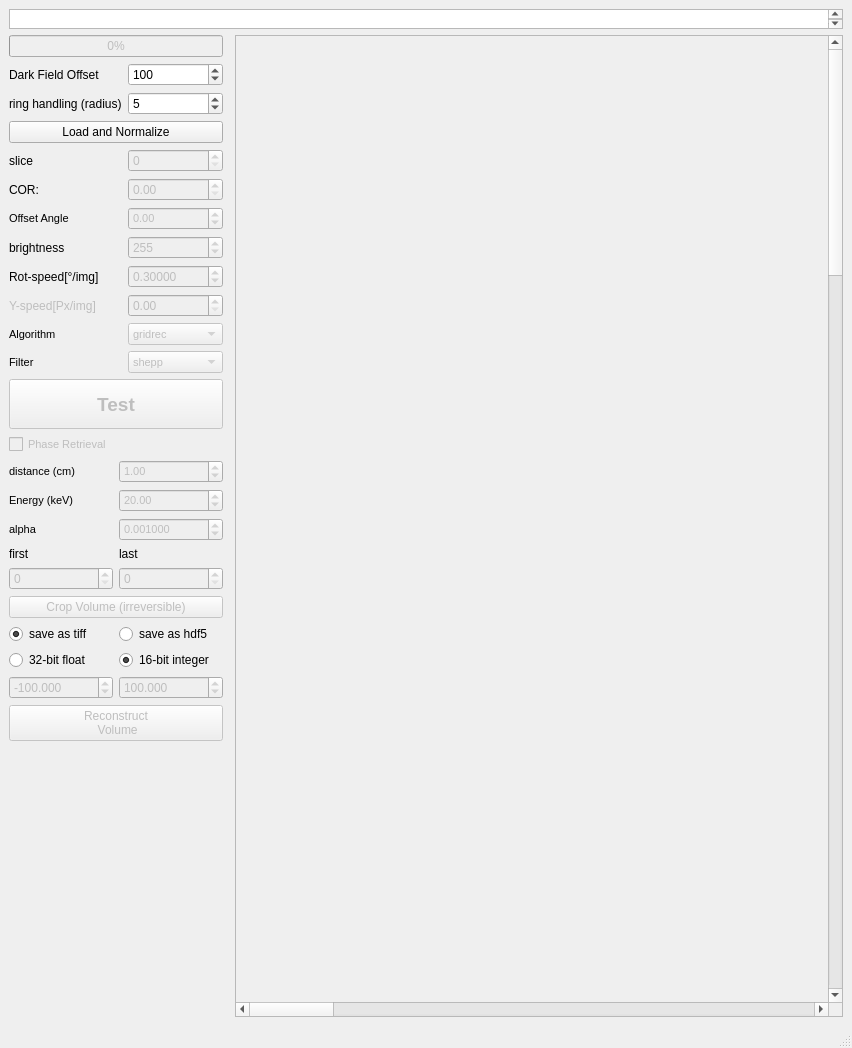
<?xml version="1.0" encoding="UTF-8"?>
<ui version="4.0">
 <class>MainWindow</class>
 <widget class="QMainWindow" name="MainWindow">
  <property name="geometry">
   <rect>
    <x>0</x>
    <y>0</y>
    <width>852</width>
    <height>848</height>
   </rect>
  </property>
  <property name="windowTitle">
   <string>MainWindow</string>
  </property>
  <widget class="QWidget" name="centralwidget">
   <layout class="QGridLayout" name="gridLayout">
    <item row="0" column="0" colspan="4">
     <widget class="QTextBrowser" name="Sample">
      <property name="maximumSize">
       <size>
        <width>16777215</width>
        <height>20</height>
       </size>
      </property>
     </widget>
    </item>
    <item row="1" column="0" colspan="2">
     <layout class="QVBoxLayout" name="verticalLayout">
      <item>
       <widget class="QProgressBar" name="progressBar">
        <property name="enabled">
         <bool>false</bool>
        </property>
        <property name="value">
         <number>0</number>
        </property>
       </widget>
      </item>
      <item>
       <layout class="QGridLayout" name="gridLayout_3">
        <item row="3" column="1">
         <widget class="QSpinBox" name="slice_number">
          <property name="enabled">
           <bool>false</bool>
          </property>
          <property name="maximum">
           <number>5000</number>
          </property>
          <property name="value">
           <number>0</number>
          </property>
         </widget>
        </item>
        <item row="5" column="0">
         <widget class="QLabel" name="label_9">
          <property name="font">
           <font>
            <pointsize>8</pointsize>
            <weight>50</weight>
            <bold>false</bold>
           </font>
          </property>
          <property name="text">
           <string>Offset Angle</string>
          </property>
         </widget>
        </item>
        <item row="10" column="0">
         <widget class="QLabel" name="label_16">
          <property name="font">
           <font>
            <pointsize>8</pointsize>
            <weight>50</weight>
            <bold>false</bold>
           </font>
          </property>
          <property name="text">
           <string>Filter</string>
          </property>
         </widget>
        </item>
        <item row="4" column="1">
         <widget class="QDoubleSpinBox" name="COR">
          <property name="enabled">
           <bool>false</bool>
          </property>
          <property name="font">
           <font>
            <weight>50</weight>
            <bold>false</bold>
           </font>
          </property>
          <property name="maximum">
           <double>5000.000000000000000</double>
          </property>
          <property name="singleStep">
           <double>0.250000000000000</double>
          </property>
          <property name="value">
           <double>0.000000000000000</double>
          </property>
         </widget>
        </item>
        <item row="0" column="0">
         <widget class="QLabel" name="label_10">
          <property name="text">
           <string>Dark Field Offset</string>
          </property>
         </widget>
        </item>
        <item row="5" column="1">
         <widget class="QDoubleSpinBox" name="Offset_Angle">
          <property name="enabled">
           <bool>false</bool>
          </property>
          <property name="font">
           <font>
            <pointsize>8</pointsize>
            <weight>50</weight>
            <bold>false</bold>
           </font>
          </property>
          <property name="alignment">
           <set>Qt::AlignLeading|Qt::AlignLeft|Qt::AlignVCenter</set>
          </property>
          <property name="minimum">
           <double>-360.000000000000000</double>
          </property>
          <property name="maximum">
           <double>360.000000000000000</double>
          </property>
         </widget>
        </item>
        <item row="9" column="0">
         <widget class="QLabel" name="label_15">
          <property name="font">
           <font>
            <pointsize>8</pointsize>
            <weight>50</weight>
            <bold>false</bold>
           </font>
          </property>
          <property name="text">
           <string>Algorithm</string>
          </property>
         </widget>
        </item>
        <item row="3" column="0">
         <widget class="QLabel" name="label_2">
          <property name="text">
           <string>slice</string>
          </property>
         </widget>
        </item>
        <item row="6" column="0">
         <widget class="QLabel" name="label_7">
          <property name="text">
           <string>brightness</string>
          </property>
         </widget>
        </item>
        <item row="4" column="0">
         <widget class="QLabel" name="label_3">
          <property name="text">
           <string>COR:</string>
          </property>
         </widget>
        </item>
        <item row="0" column="1">
         <widget class="QSpinBox" name="spinBox_DF">
          <property name="maximum">
           <number>65535</number>
          </property>
          <property name="value">
           <number>100</number>
          </property>
         </widget>
        </item>
        <item row="10" column="1">
         <widget class="QComboBox" name="filter_list">
          <property name="enabled">
           <bool>false</bool>
          </property>
          <property name="font">
           <font>
            <pointsize>8</pointsize>
            <weight>50</weight>
            <bold>false</bold>
           </font>
          </property>
          <item>
           <property name="text">
            <string>shepp</string>
           </property>
          </item>
          <item>
           <property name="text">
            <string>ramlak</string>
           </property>
          </item>
          <item>
           <property name="text">
            <string>hann</string>
           </property>
          </item>
          <item>
           <property name="text">
            <string>hamming</string>
           </property>
          </item>
          <item>
           <property name="text">
            <string>parzen</string>
           </property>
          </item>
          <item>
           <property name="text">
            <string>butterworth</string>
           </property>
          </item>
          <item>
           <property name="text">
            <string>cosine</string>
           </property>
          </item>
          <item>
           <property name="text">
            <string>none</string>
           </property>
          </item>
         </widget>
        </item>
        <item row="2" column="0" colspan="2">
         <widget class="QPushButton" name="pushLoad">
          <property name="text">
           <string>Load and Normalize</string>
          </property>
         </widget>
        </item>
        <item row="7" column="1">
         <widget class="QDoubleSpinBox" name="speed_W">
          <property name="enabled">
           <bool>false</bool>
          </property>
          <property name="decimals">
           <number>5</number>
          </property>
          <property name="singleStep">
           <double>0.000100000000000</double>
          </property>
          <property name="value">
           <double>0.300000000000000</double>
          </property>
         </widget>
        </item>
        <item row="6" column="1">
         <widget class="QSpinBox" name="brightness">
          <property name="enabled">
           <bool>false</bool>
          </property>
          <property name="maximum">
           <number>640000</number>
          </property>
          <property name="value">
           <number>255</number>
          </property>
         </widget>
        </item>
        <item row="9" column="1">
         <widget class="QComboBox" name="algorithm_list">
          <property name="enabled">
           <bool>false</bool>
          </property>
          <property name="font">
           <font>
            <pointsize>8</pointsize>
            <weight>50</weight>
            <bold>false</bold>
           </font>
          </property>
          <item>
           <property name="text">
            <string>gridrec</string>
           </property>
          </item>
          <item>
           <property name="text">
            <string>FBP_CUDA</string>
           </property>
          </item>
          <item>
           <property name="text">
            <string>art</string>
           </property>
          </item>
          <item>
           <property name="text">
            <string>bart</string>
           </property>
          </item>
          <item>
           <property name="text">
            <string>fbp</string>
           </property>
          </item>
          <item>
           <property name="text">
            <string>sirt</string>
           </property>
          </item>
          <item>
           <property name="text">
            <string>tv</string>
           </property>
          </item>
          <item>
           <property name="text">
            <string>grad</string>
           </property>
          </item>
          <item>
           <property name="text">
            <string>mlem</string>
           </property>
          </item>
          <item>
           <property name="text">
            <string>tikh</string>
           </property>
          </item>
          <item>
           <property name="text">
            <string>osem</string>
           </property>
          </item>
          <item>
           <property name="text">
            <string>pml_hybrid</string>
           </property>
          </item>
          <item>
           <property name="text">
            <string>pml_quad</string>
           </property>
          </item>
          <item>
           <property name="text">
            <string>ospml_hybrid</string>
           </property>
          </item>
          <item>
           <property name="text">
            <string>ospml_quad</string>
           </property>
          </item>
         </widget>
        </item>
        <item row="8" column="0">
         <widget class="QLabel" name="label_4">
          <property name="enabled">
           <bool>false</bool>
          </property>
          <property name="text">
           <string>Y-speed[Px/img]</string>
          </property>
         </widget>
        </item>
        <item row="8" column="1">
         <widget class="QDoubleSpinBox" name="speed_Y">
          <property name="enabled">
           <bool>false</bool>
          </property>
         </widget>
        </item>
        <item row="7" column="0">
         <widget class="QLabel" name="label">
          <property name="text">
           <string>Rot-speed[°/img]</string>
          </property>
         </widget>
        </item>
        <item row="1" column="0">
         <widget class="QLabel" name="label_8">
          <property name="text">
           <string>ring handling (radius)</string>
          </property>
         </widget>
        </item>
        <item row="1" column="1">
         <widget class="QSpinBox" name="spinBox_ringradius">
          <property name="enabled">
           <bool>true</bool>
          </property>
          <property name="maximum">
           <number>65535</number>
          </property>
          <property name="value">
           <number>5</number>
          </property>
         </widget>
        </item>
       </layout>
      </item>
      <item>
       <widget class="QPushButton" name="pushReconstruct">
        <property name="enabled">
         <bool>false</bool>
        </property>
        <property name="minimumSize">
         <size>
          <width>0</width>
          <height>50</height>
         </size>
        </property>
        <property name="font">
         <font>
          <pointsize>14</pointsize>
          <weight>75</weight>
          <bold>true</bold>
         </font>
        </property>
        <property name="text">
         <string>Test</string>
        </property>
       </widget>
      </item>
      <item>
       <layout class="QGridLayout" name="gridLayout_8">
        <item row="2" column="0">
         <widget class="QLabel" name="label_Energy_2">
          <property name="enabled">
           <bool>true</bool>
          </property>
          <property name="font">
           <font>
            <pointsize>8</pointsize>
            <weight>50</weight>
            <bold>false</bold>
           </font>
          </property>
          <property name="text">
           <string>Energy (keV)</string>
          </property>
         </widget>
        </item>
        <item row="3" column="1">
         <widget class="QDoubleSpinBox" name="doubleSpinBox_alpha_2">
          <property name="enabled">
           <bool>false</bool>
          </property>
          <property name="font">
           <font>
            <pointsize>8</pointsize>
            <weight>50</weight>
            <bold>false</bold>
           </font>
          </property>
          <property name="decimals">
           <number>6</number>
          </property>
          <property name="singleStep">
           <double>0.000100000000000</double>
          </property>
          <property name="value">
           <double>0.001000000000000</double>
          </property>
         </widget>
        </item>
        <item row="0" column="0" colspan="2">
         <widget class="QCheckBox" name="checkBox_phase_2">
          <property name="enabled">
           <bool>false</bool>
          </property>
          <property name="font">
           <font>
            <pointsize>8</pointsize>
            <weight>50</weight>
            <bold>false</bold>
           </font>
          </property>
          <property name="text">
           <string>Phase Retrieval</string>
          </property>
         </widget>
        </item>
        <item row="3" column="0">
         <widget class="QLabel" name="label_alpha_2">
          <property name="enabled">
           <bool>true</bool>
          </property>
          <property name="font">
           <font>
            <pointsize>8</pointsize>
            <weight>50</weight>
            <bold>false</bold>
           </font>
          </property>
          <property name="text">
           <string>alpha</string>
          </property>
         </widget>
        </item>
        <item row="2" column="1">
         <widget class="QDoubleSpinBox" name="doubleSpinBox_Energy_2">
          <property name="enabled">
           <bool>false</bool>
          </property>
          <property name="font">
           <font>
            <pointsize>8</pointsize>
            <weight>50</weight>
            <bold>false</bold>
           </font>
          </property>
          <property name="minimum">
           <double>1.000000000000000</double>
          </property>
          <property name="maximum">
           <double>100.000000000000000</double>
          </property>
          <property name="value">
           <double>20.000000000000000</double>
          </property>
         </widget>
        </item>
        <item row="1" column="0">
         <widget class="QLabel" name="label_distance_2">
          <property name="enabled">
           <bool>true</bool>
          </property>
          <property name="font">
           <font>
            <pointsize>8</pointsize>
            <weight>50</weight>
            <bold>false</bold>
           </font>
          </property>
          <property name="text">
           <string>distance (cm)</string>
          </property>
         </widget>
        </item>
        <item row="1" column="1">
         <widget class="QDoubleSpinBox" name="doubleSpinBox_distance_2">
          <property name="enabled">
           <bool>false</bool>
          </property>
          <property name="font">
           <font>
            <pointsize>8</pointsize>
            <weight>50</weight>
            <bold>false</bold>
           </font>
          </property>
          <property name="maximum">
           <double>5000.000000000000000</double>
          </property>
          <property name="value">
           <double>1.000000000000000</double>
          </property>
         </widget>
        </item>
       </layout>
      </item>
     </layout>
    </item>
    <item row="2" column="0" colspan="2">
     <layout class="QGridLayout" name="gridLayout_5">
      <item row="1" column="0">
       <widget class="QSpinBox" name="spinBox_first">
        <property name="enabled">
         <bool>false</bool>
        </property>
        <property name="maximum">
         <number>999999</number>
        </property>
       </widget>
      </item>
      <item row="1" column="1">
       <widget class="QSpinBox" name="spinBox_last">
        <property name="enabled">
         <bool>false</bool>
        </property>
        <property name="maximum">
         <number>999999</number>
        </property>
       </widget>
      </item>
      <item row="0" column="0">
       <widget class="QLabel" name="label_5">
        <property name="text">
         <string>first</string>
        </property>
       </widget>
      </item>
      <item row="0" column="1">
       <widget class="QLabel" name="label_6">
        <property name="text">
         <string>last</string>
        </property>
       </widget>
      </item>
      <item row="2" column="0" colspan="2">
       <widget class="QPushButton" name="push_Crop_volume">
        <property name="enabled">
         <bool>false</bool>
        </property>
        <property name="text">
         <string>Crop Volume (irreversible)</string>
        </property>
       </widget>
      </item>
     </layout>
    </item>
    <item row="1" column="3" rowspan="49">
     <widget class="QScrollArea" name="scrollArea_3">
      <property name="enabled">
       <bool>true</bool>
      </property>
      <property name="sizePolicy">
       <sizepolicy hsizetype="Expanding" vsizetype="Expanding">
        <horstretch>0</horstretch>
        <verstretch>0</verstretch>
       </sizepolicy>
      </property>
      <property name="mouseTracking">
       <bool>true</bool>
      </property>
      <property name="layoutDirection">
       <enum>Qt::LeftToRight</enum>
      </property>
      <property name="autoFillBackground">
       <bool>false</bool>
      </property>
      <property name="verticalScrollBarPolicy">
       <enum>Qt::ScrollBarAlwaysOn</enum>
      </property>
      <property name="horizontalScrollBarPolicy">
       <enum>Qt::ScrollBarAlwaysOn</enum>
      </property>
      <property name="sizeAdjustPolicy">
       <enum>QAbstractScrollArea::AdjustIgnored</enum>
      </property>
      <property name="widgetResizable">
       <bool>true</bool>
      </property>
      <property name="alignment">
       <set>Qt::AlignCenter</set>
      </property>
      <widget class="QWidget" name="scrollAreaWidgetContents_3">
       <property name="geometry">
        <rect>
         <x>-1856</x>
         <y>-50</y>
         <width>4022</width>
         <height>4022</height>
        </rect>
       </property>
       <layout class="QGridLayout" name="gridLayout_10">
        <item row="0" column="1">
         <widget class="QLabel" name="test_reco">
          <property name="sizePolicy">
           <sizepolicy hsizetype="MinimumExpanding" vsizetype="MinimumExpanding">
            <horstretch>0</horstretch>
            <verstretch>0</verstretch>
           </sizepolicy>
          </property>
          <property name="minimumSize">
           <size>
            <width>4000</width>
            <height>4000</height>
           </size>
          </property>
          <property name="maximumSize">
           <size>
            <width>5000</width>
            <height>5000</height>
           </size>
          </property>
          <property name="text">
           <string>test_reco</string>
          </property>
          <property name="alignment">
           <set>Qt::AlignCenter</set>
          </property>
         </widget>
        </item>
       </layout>
      </widget>
     </widget>
    </item>
    <item row="3" column="0" colspan="2">
     <layout class="QGridLayout" name="gridLayout_6">
      <item row="1" column="1">
       <widget class="QRadioButton" name="radioButton_16bit_integer">
        <property name="text">
         <string>16-bit integer</string>
        </property>
        <property name="checked">
         <bool>true</bool>
        </property>
        <attribute name="buttonGroup">
         <string notr="true">buttonGroup16_32bit</string>
        </attribute>
       </widget>
      </item>
      <item row="1" column="0">
       <widget class="QRadioButton" name="radioButton_32bit_float">
        <property name="text">
         <string>32-bit float</string>
        </property>
        <attribute name="buttonGroup">
         <string notr="true">buttonGroup16_32bit</string>
        </attribute>
       </widget>
      </item>
      <item row="2" column="1">
       <widget class="QDoubleSpinBox" name="int_high">
        <property name="enabled">
         <bool>false</bool>
        </property>
        <property name="decimals">
         <number>3</number>
        </property>
        <property name="minimum">
         <double>-65535.000000000000000</double>
        </property>
        <property name="maximum">
         <double>65535.000000000000000</double>
        </property>
        <property name="value">
         <double>100.000000000000000</double>
        </property>
       </widget>
      </item>
      <item row="0" column="0">
       <widget class="QRadioButton" name="save_tiff">
        <property name="text">
         <string>save as tiff</string>
        </property>
        <property name="checked">
         <bool>true</bool>
        </property>
        <attribute name="buttonGroup">
         <string notr="true">save_tif_hdf5</string>
        </attribute>
       </widget>
      </item>
      <item row="2" column="0">
       <widget class="QDoubleSpinBox" name="int_low">
        <property name="enabled">
         <bool>false</bool>
        </property>
        <property name="decimals">
         <number>3</number>
        </property>
        <property name="minimum">
         <double>-65535.000000000000000</double>
        </property>
        <property name="maximum">
         <double>65535.000000000000000</double>
        </property>
        <property name="value">
         <double>-100.000000000000000</double>
        </property>
       </widget>
      </item>
      <item row="3" column="0" colspan="2">
       <widget class="QPushButton" name="pushReconstruct_all">
        <property name="enabled">
         <bool>false</bool>
        </property>
        <property name="text">
         <string>Reconstruct
 Volume</string>
        </property>
       </widget>
      </item>
      <item row="0" column="1">
       <widget class="QRadioButton" name="save_hdf5">
        <property name="enabled">
         <bool>true</bool>
        </property>
        <property name="text">
         <string>save as hdf5</string>
        </property>
        <property name="checked">
         <bool>false</bool>
        </property>
        <attribute name="buttonGroup">
         <string notr="true">save_tif_hdf5</string>
        </attribute>
       </widget>
      </item>
     </layout>
    </item>
   </layout>
  </widget>
  <widget class="QMenuBar" name="menubar">
   <property name="geometry">
    <rect>
     <x>0</x>
     <y>0</y>
     <width>852</width>
     <height>26</height>
    </rect>
   </property>
  </widget>
  <widget class="QStatusBar" name="statusbar"/>
 </widget>
 <resources/>
 <connections/>
 <buttongroups>
  <buttongroup name="buttonGroup16_32bit"/>
  <buttongroup name="save_tif_hdf5"/>
 </buttongroups>
</ui>
